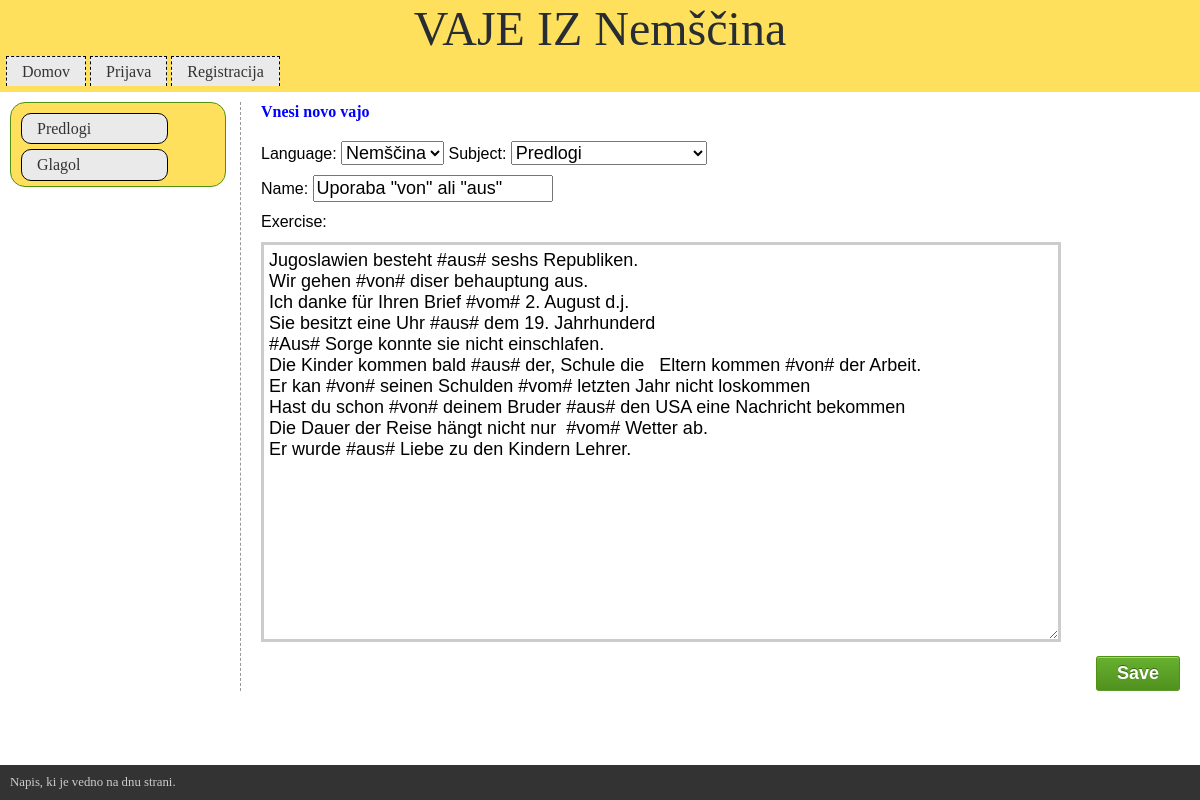
The page /exercises/exercise_update/de/1 on the database its author committed.
### exercises/models.py (models this page shows, shortened)
class Language(models.Model):
    language = models.CharField(max_length=3)
    description = models.CharField(max_length=50)
    def __str__(self):
        return self.description

class Subject(models.Model):
    language = models.ForeignKey(Language)
    subject = models.CharField(max_length=60)
    def __str__(self):
        return self.subject

class ExercisesModel(models.Model):
    language = models.ForeignKey(Language)
    subject = models.ForeignKey(Subject)
    name = models.CharField(max_length=60)
    exercise = models.TextField()

### exercises/views.py (the view, shortened to what this page needs)
# urls.py: url(r'^exercise_update/(?P<language>\w\w)/(?P<pk>[-_\d]+)$', ExerciseUpdateView.as_view(), name='exercise_update'),
class ExerciseUpdateView(UpdateView):
    model = ExercisesModel
    fields = ["language", "subject", "name", "exercise"]
    template_name = "exercises/exercise_form.html"
    def get_context_data(self,**kwargs):
        context = super().get_context_data(**kwargs)
        lang = self.kwargs.get("language")
        context["language"] = self.get_object().language
        context["action"] = reverse("exercise_update",
                kwargs = {'pk': self.get_object().id,
                          'language': lang})
        return context

### exercises/templatetags/mytags.py (called while the page is built)
@register.inclusion_tag('exercises/subjects_list.html')
def get_subject_list(language = None):
    if language:
        print()
        return {"subjects" : Subject.objects.filter(language=language)}
    else:
        return {'subjects': Subject.objects.all()}

### exercises/templates/exercises/exercise_form.html (shortened to what this page needs)
{% extends "exercises/base.html" %}
{% load staticfiles %}
{% load static %}
{% block main_content %}
    <div class="container">
    <h2>Vnesi novo vajo</h2>
    </div>
    <div>
    <form action="{{ action }}" method="post">
            <div class="top_fields">
                {{form.language.label_tag }} {{ form.language }}
                {{form.subject.label_tag }} {{ form.subject }}
            </div>
            <div class="exercise_name">
                {{ form.name.label_tag }}
                {{ form.name }}
            </div>
            <div class="exercise_label">
                {{ form.exercise.label_tag }}
            </div>
            <div class="exercise_text">
                {{ form.exercise }}
            </div>
        <div class="submit-button">
        <input class="submit" type="submit" value="Save"/>
        </div>
    </form>
    </div>
{% endblock main_content %}

### exercises/templates/exercises/base.html (shortened to what this page needs)
<!DOCTYPE html>
{% load staticfiles %}
{% load  mytags %}
<html>
<head lang="en">
    <link rel="stylesheet" type="text/css"
        href="{% static 'exercises/main_styles.css' %}" />
    <link rel="stylesheet" type="text/css"
        href="{% static 'exercises/exercise_list.css' %}" />
</head>
<body>
    <header>
    {% block header %}
    {% if language %}
        <h1>VAJE IZ {{ language.description }}</h1>
    {% else %}
        <h1>VAJE IZ SLOVNICE</h1>
    {% endif %}
    <ul class="nav">
        <li><a href="{% url 'select_language' %}">Domov</a></li>
        <li><a href="#">Prijava</a></li>
        <li><a href="#">Registracija</a></li>
    </ul>
    {% endblock header %}
    </header>
    <aside>
    {% block sidenav %}
        {% get_subject_list language %}
    {% endblock sidenav %}
    </aside>
    <article>
    {% block main_content %}
    {% endblock main_content %}
    </article>
    {% block footer %}
    <footer>
        Napis, ki je vedno na dnu strani.
    </footer>
    {% endblock footer %}
</body>
</html>

### exercises/templates/exercises/subjects_list.html
{% if subjects %}
    <ul>
    {% for s in subjects %}
        <li><a href="{% url 'exercise_list' pk=s.id language=s.language.language %}">{{ s.subject }}</a></li>
    {% endfor %}
{% else %}
    <li> <strong >There are no subjects present.</strong></li>
    </ul>
{% endif %}

### exercises/static/exercises/main_styles.css (style rules this page uses)
h1 { font: italic normal 3em Baskerville, "Palatino Linotype", "Times New Roman", serif; color: #46874D; padding-left: 2px; }
header { background-color: sandybrown; padding-bottom: 2px; }

### exercises/static/exercises/exercise_list.css (style rules this page uses)
html, body, div, span, object, iframe, h1, h2, h3, h4, h5, h6, p, blockquote, pre, a, abbr, acronym, address, big, cite, code, del, dfn, em, img, ins, kbd, q, s, samp,small, strike, strong, sub, sup, tt, var, b, u, i, center, dl, dt, dd, ol, ul, li, fieldset, form, label, legend, table, caption, tbody, tfoot, thead, tr, th, td, article, aside, canvas, details, embed, figure, figcaption, footer, header, hgroup, menu, nav, output, ruby, section, summary, time, mark, audio, video { margin: 0; padding: 0; border: 0; font-size: 100%; vertical-align: baseline; }
article, aside, details, figcaption, figure, footer, header, hgroup, menu, nav, section { display: block; }
body { line-height: 1.2; }
ul { padding-left: 1.4em; list-style: square; }
header { padding: 1px; background-color: #ffe05d; }
header h1 { font: normal 48px Georgia, "Times New Roman", Times, serif; text-align: center; color: #272D32; }
ul.nav { margin-left: 5px; margin-bottom: 5px; padding-left: 0px; list-style: none; }
ul.nav li { display: inline; }
ul.nav a { display: inline-block; border: 1px dashed #000; border-bottom: none; padding: 5px 15px 5px 15px; background-color: #eaeaea; text-decoration: none; color: #333; }
footer { clear: both; font-size: .8em; padding: 10px 10px 10px 10px; background-color: #333333; color: rgb(204,204,204); position: fixed; bottom: 0px; width:100%; align-content: center; owerflow:hide; }
* { -moz-box-sizing: border-box; box-sizing: border-box; }
aside { float: left; width: 18%; padding: 10px 20px 0 10px; margin: 10px 10px 0px 10px; background-color: #ffe05d; border: 1px solid #509111; border-radius: 15px; }
article { margin-top: 10px; margin-left: 20%; border-left: dashed 1px rgb(153,153,153); padding: 0 20px; }
aside ul { list-style-type:none; padding-left: 0; margin-left: 0; }
aside ul li { margin-bottom: 5px; }
aside ul li a { display: block; width: 80%; border: 1px solid #000; border-radius: 10px; padding: 5px 15px 5px 15px; background-color: #eaeaea; text-decoration: none; color: #333; }
input.submit { background-color: #68b12f; background: -webkit-gradient(linear, left top, left bottom, from(#68b12f), to(#50911e)); background: -webkit-linear-gradient(top, #68b12f, #50911e); background: -moz-linear-gradient(top, #68b12f, #50911e); background: -ms-linear-gradient(top, #68b12f, #50911e); background: -o-linear-gradient(top, #68b12f, #50911e); background: linear-gradient(top, #68b12f, #50911e); border: 1px solid #509111; border-bottom: 1px solid #5b992b; border-radius: 10px; -webkit-border-radius: 3px; -moz-border-radius: 3px; -ms-border-radius: 3px; -o-border-radius: 3px; box-shadow: inset 0 1px 0 0 #9fd574; -webkit-box-shadow: 0 1px 0 0 #9fd574 inset ; -moz-box-shadow: 0 1px 0 0 #9fd574 inset; -ms-box-shadow: 0 1px 0 0 #9fd574 inset; -o-box-shadow: 0 1px 0 0 #9fd574 inset; color: white; font-weight: bold; padding: 6px 20px; text-align: center; text-shadow: 0 -1px 0 #396715; }

### rows shown on the page
Language: description "Nemščina"
Subject: subject "Predlogi"
Subject: subject "Glagol"
ExercisesModel: language "Nemščina", name "Uporaba \"von\" ali \"aus\"", exercise "Jugoslawien besteht #aus# seshs Republiken. Wir gehen #von# diser behauptung aus. Ich danke für Ihren Brief #vom# 2. August d.j. Sie besitzt eine Uhr #aus# dem 19. Jahrhunderd #Aus# Sorge konnte sie nicht einschlafen. Die Kinder kommen bald #aus# der, Schule die Eltern kommen #von# der Arbeit. Er kan #von# seinen Schulden #vom# letzten Jahr nicht loskommen Hast du schon #von# deinem Bruder #aus# den USA eine Nachricht bekommen Die Dauer der Reise hängt nicht nur #vom# Wetter ab. Er wurde #aus# Liebe zu den Kindern Lehrer."
